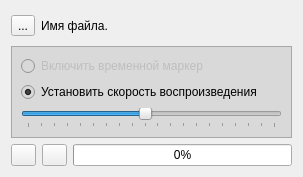
<?xml version="1.0" encoding="UTF-8"?>
<ui version="4.0">
 <class>PlayerForm</class>
 <widget class="QWidget" name="PlayerForm">
  <property name="geometry">
   <rect>
    <x>0</x>
    <y>0</y>
    <width>303</width>
    <height>177</height>
   </rect>
  </property>
  <property name="windowTitle">
   <string>Form</string>
  </property>
  <layout class="QVBoxLayout" name="verticalLayout_2">
   <item>
    <layout class="QHBoxLayout" name="horizontalLayout_5">
     <item>
      <widget class="QToolButton" name="tbFileNameForPlayer">
       <property name="text">
        <string>...</string>
       </property>
      </widget>
     </item>
     <item>
      <widget class="QLabel" name="lbFileNameForPlayer">
       <property name="text">
        <string>Имя файла.</string>
       </property>
      </widget>
     </item>
    </layout>
   </item>
   <item>
    <widget class="QFrame" name="frame_2">
     <property name="styleSheet">
      <string notr="true">background-color: rgb(217, 217, 217);</string>
     </property>
     <property name="frameShape">
      <enum>QFrame::StyledPanel</enum>
     </property>
     <property name="frameShadow">
      <enum>QFrame::Raised</enum>
     </property>
     <layout class="QVBoxLayout" name="verticalLayout">
      <item>
       <widget class="QRadioButton" name="rbTimeMarkerIsOn">
        <property name="enabled">
         <bool>false</bool>
        </property>
        <property name="text">
         <string>Включить временной маркер</string>
        </property>
       </widget>
      </item>
      <item>
       <widget class="QRadioButton" name="rbSetPlaySpeed">
        <property name="text">
         <string>Установить скорость воспроизведения</string>
        </property>
        <property name="checked">
         <bool>true</bool>
        </property>
       </widget>
      </item>
      <item>
       <widget class="QSlider" name="hsPlaySpeed">
        <property name="minimum">
         <number>1</number>
        </property>
        <property name="maximum">
         <number>20</number>
        </property>
        <property name="value">
         <number>10</number>
        </property>
        <property name="orientation">
         <enum>Qt::Horizontal</enum>
        </property>
        <property name="tickPosition">
         <enum>QSlider::TicksBelow</enum>
        </property>
        <property name="tickInterval">
         <number>1</number>
        </property>
       </widget>
      </item>
     </layout>
    </widget>
   </item>
   <item>
    <layout class="QHBoxLayout" name="horizontalLayout_6">
     <item>
      <widget class="QPushButton" name="pbStartStopPlayer">
       <property name="maximumSize">
        <size>
         <width>25</width>
         <height>16777215</height>
        </size>
       </property>
       <property name="text">
        <string/>
       </property>
       <property name="icon">
        <iconset resource="../res/buttons.qrc">
         <normaloff>:/Buttons/media-play-16.png</normaloff>
         <normalon>:/Buttons/media-stop-32.png</normalon>:/Buttons/media-play-16.png</iconset>
       </property>
      </widget>
     </item>
     <item>
      <widget class="QPushButton" name="pbPausePlay">
       <property name="maximumSize">
        <size>
         <width>25</width>
         <height>16777215</height>
        </size>
       </property>
       <property name="text">
        <string/>
       </property>
       <property name="icon">
        <iconset resource="../res/buttons.qrc">
         <normaloff>:/Buttons/media-pause-16.png</normaloff>:/Buttons/media-pause-16.png</iconset>
       </property>
      </widget>
     </item>
     <item>
      <widget class="QProgressBar" name="progressPlayer">
       <property name="value">
        <number>0</number>
       </property>
      </widget>
     </item>
    </layout>
   </item>
  </layout>
 </widget>
 <resources>
  <include location="../res/buttons.qrc"/>
 </resources>
 <connections/>
</ui>
